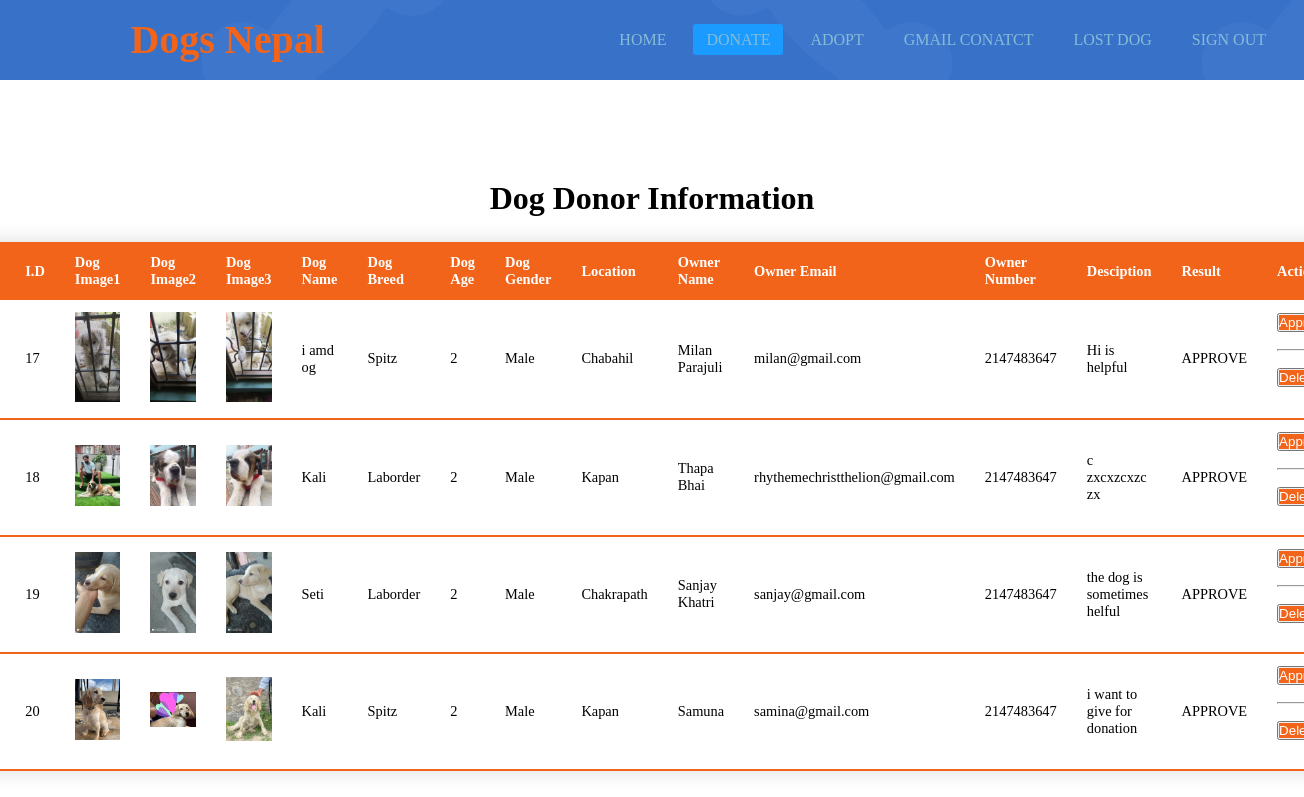
The page /admin/donorDash.php on the database its author committed.
### tables this page shows
CREATE TABLE `donor` (
  `id` int(11) NOT NULL,
  `dog_name` varchar(255) NOT NULL,
  `dog_breed` varchar(255) NOT NULL,
  `dog_age` int(255) NOT NULL,
  `dog_gender` text NOT NULL,
  `describ` varchar(255) NOT NULL,
  `location` varchar(255) NOT NULL,
  `owner_name` varchar(255) NOT NULL,
  `owner_email` varchar(255) NOT NULL,
  `owner_number` int(255) NOT NULL,
  `dog_image1` varchar(255) NOT NULL,
  `dog_image2` varchar(255) NOT NULL,
  `dog_image3` varchar(255) NOT NULL,
  `status` enum('REQUEST','APPROVE') DEFAULT NULL,
  `remarks` enum('AVAILABLE','PENDING') DEFAULT NULL
);

### admin/donorDash.php (the view, shortened to what this page needs)
<!DOCTYPE html>
<html>
    <head>
        <link rel="stylesheet" href="adoptDash.css">
    </head>
    <body>
        <nav>
            <label class="logo">Dogs Nepal</label>
            <ul>
                <li><a  href="../admin/adminDash.php">Home</a></li>
                <li><a class="active" href="../admin/donorDash.php">Donate </a></li>
                <li><a href="../admin/adoptDash.php">Adopt </a></li>
                <li><a href="../gmailContact/index.php">Gmail Conatct</a></li>
                <li><a href="../admin/uploadlostdogDash.php">Lost Dog</a></li>
                <li><a href="../adminentry/login.php">Sign Out</a></li>
            </ul>
        </nav>
    <div class="title">
        <h1>Dog Donor Information</h1>
    </div>
    <div class="main">
    <table class="content-table">
        <thead>
        <tr>
                    <th>S.N</th>
                    <th>I.D</th>
                    <th>Dog Image1</th>
                    <th>Dog Image2</th>
                    <th>Dog Image3</th>
                    <th>Dog Name</th>
                    <th>Dog Breed</th>
                    <th>Dog Age</th>
                    <th>Dog Gender</th>
                    <th>Location</th>
                    <th>Owner Name</th>
                    <th>Owner Email</th>
                    <th>Owner Number</th>
                    <th>Desciption</th>
                    <th>Result</th>
                    <th>Action</th>
                </tr>
        </thead>
    </div>
    <?php
        include "../config.php";
        $selectQuery = "SELECT * FROM donor WHERE status = 'REQUEST' OR status = 'APPROVE'";
        $result = mysqli_query($conn, $selectQuery);
        if(mysqli_num_rows($result)){
            $i = 1;
            while($row = mysqli_fetch_assoc($result)){
   ?>
    <tbody>
    <tr>
        <td><?php echo $i;?></td>
       <td><?php echo $row['id'];?></td>
        <td><img style="width:100%;height:auto;" src="../dogphotos/<?php echo $row['dog_image1']?>"></td>
        <td><img style="width:100%;height:auto;" src="../dogphotos/<?php echo $row['dog_image2']?>"></td>
        <td><img style="width:100%;height:auto;" src="../dogphotos/<?php echo $row['dog_image3']?>"></td>
        <td><?php echo $row ['dog_name']?></td>
        <td><?php echo $row ['dog_breed']?></td>
        <td><?php echo $row ['dog_age']?></td>
        <td><?php echo $row ['dog_gender']?></td>
        <td><?php echo $row ['location']?></td>
        <td><?php echo $row ['owner_name']?></td>
        <td><?php echo $row ['owner_email']?></td>
        <td><?php echo $row ['owner_number']?></td>
        <td><?php echo $row ['describ']?></td>
        <td><?php echo $row ['status']?></td>
        <td>
            <button ><a href="../approvedonate.php?id=<?php echo $row['id'] ?>" style="background-color:#F26419; color:white;">Approve</a></button>
            <br><br> <hr> <br>
            <button><a style="background-color:#F26419; color:white;" href="../deleteadopt.php?id=<?php echo $row['id'] ?>" onclick="return confirm('Are you sure you want to delete this')">Delete</a></button><br><br>
        </td>
    </tr>
        <?php
        $i++;
        }
    }
        ?>
    </tbody>
</body>
</html>

### admin/adoptDash.css (style rules this page uses)
* { padding: 0; margin: 0; text-decoration: none; list-style: none; box-sizing: border-box; }
:root { --red: #F26419; --orange:#F6AE2D; --dark-blue: #33658A; --light-blue: #86BBD8; --dark: #2F4858; }
body { font-family: montserrat; }
nav { background:url(../images/bg.jpg); height: 80px; width: 100%; }
label.logo { color: var(--red); font-size: 35px; line-height: 80px; padding: 0 100px; font-weight: bold; font-size: 40px; padding-left: 10%; }
nav ul { float: right; margin-right: 20px; }
nav ul li { display: inline-block; line-height: 80px; margin: 0 5px; }
nav ul li a { color: var(--light-blue); font-size: 17px; padding: 7px 13px; border-radius: 3px; text-transform: uppercase; }
a.active,a:hover { background: #1b9bff; transition: .5s; }
nav ul li a { font-size: 16px; }
.title { padding-top: 100px; text-align: center; }
.main { display: flex; justify-content: center; }
.content-table { border-collapse: collapse; margin: 25px 0; font-size: 0.9em; min-width: 400px; border-radius: 5px 5px 0 0; overflow: hidden; box-shadow: 0 0 20px rgb(0,0,0,0.15); }
.content-table thead tr { background-color: var(--red); color: #ffffff; text-align: left; font-weight: bold; }
.content-table th, .content-table td { padding: 12px 15px; word-wrap: break-word; }
.content-table tbody tr { border-bottom: 1px solid #dddddd; }
.content-table tbody tr:last-of-type { border-bottom: 2px solid var(--red); }

### rows shown on the page
donor: id "17", dog_image1 (picture), dog_image2 (picture), dog_image3 (picture), dog_name "i amd og", dog_breed "Spitz", dog_age "2", dog_gender "Male", location "Chabahil", owner_name "Milan Parajuli", owner_email "milan@gmail.com", owner_number "2147483647", describ "Hi is helpful", status "APPROVE"
donor: id "18", dog_image1 (picture), dog_image2 (picture), dog_image3 (picture), dog_name "Kali", dog_breed "Laborder", dog_age "2", dog_gender "Male", location "Kapan", owner_name "Thapa Bhai", owner_email "rhythemechristthelion@gmail.com", owner_number "2147483647", describ "c zxcxzcxzc zx", status "APPROVE"
donor: id "19", dog_image1 (picture), dog_image2 (picture), dog_image3 (picture), dog_name "Seti", dog_breed "Laborder", dog_age "2", dog_gender "Male", location "Chakrapath", owner_name "Sanjay Khatri", owner_email "sanjay@gmail.com", owner_number "2147483647", describ "the dog is sometimes helful", status "APPROVE"
donor: id "20", dog_image1 (picture), dog_image2 (picture), dog_image3 (picture), dog_name "Kali", dog_breed "Spitz", dog_age "2", dog_gender "Male", location "Kapan", owner_name "Samuna", owner_email "samina@gmail.com", owner_number "2147483647", describ "i want to give for donation", status "APPROVE"
